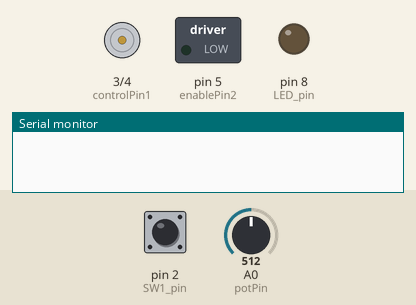
The sketch below on a simulated Arduino Uno, built with avr-gcc and run on an emulated ATmega328P. Parts: motor-driver pin pairs drawn as motors (green arrow = first pin HIGH = forward, orange = second pin HIGH = backward, longer = more drive, scaled by the enable pin), switched loads named in the sketch (green lamp = pin HIGH), output pins drawn as LEDs (lit = HIGH), the last lines printed to the serial monitor. Dashed ring = blinking. The inputs (shaded band) are chosen by the test bench; at power-on: pin 2 (SW1_pin) LOW, A0 (potPin) = 512.

Above: at 1.2 s.
1.3 s: pin 2 (SW1_pin) pulled HIGH for 1 s
At 2.7 s:
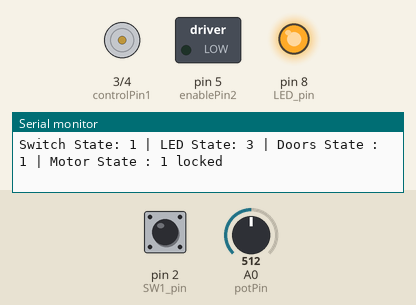
4.3 s: pin 2 (SW1_pin) pulled HIGH for 3.2 s
At 5.47 s:
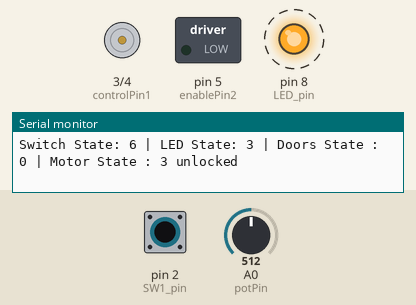
Timing chart, 0 to 8.2 s (numbered marks = the images above; inputs shaded):
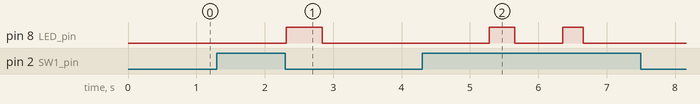

Measured:
- after the input at 1.3 s, pin 8 (LED_pin): LOW → HIGH after 1.0 s, → LOW 0.53 s later
- after the input at 4.3 s, pin 8 (LED_pin): alternates HIGH for 0.34 s and LOW for 0.70 s, 4 changes in all, then stays LOW, starting after 0.98 s

The sketch:

CDL.ino
```cpp
//lcd variables
//#include <LiquidCrystal.h>
//const int rs = 5, en = 6, d4 = 10, d5 =7, d6 = 12, d7 = 13;
//LiquidCrystal lcd(rs, en, d4, d5, d6, d7);


#include <avr/io.h>
#include <avr/interrupt.h>

//timer2 variables
volatile byte count;
byte reload = 0x138; // start 312
volatile int play;
//timer2 interrupt
ISR(TIMER1_COMPA_vect){
 //  count++;
   task();
   OCR1A=reload;
  }
//motor variables
const int controlPin1=3;
const int controlPin2=4;
const int enablePin=6;
const int enablePin2=5;
const int potPin = A0;
int motorSpeed=0;
int motorState;
int t0m1;
int tm1;
int t0m2;
int tm2;
bool aprins =false;

//led variables
int LED_pin=8;
int ledState=0;
int lastLedState=0;
int ledCounter=0;
int requiredBlinks=0;
int blinksCounter=0;
int t0l1=0;     //start led counter
int tl1=0;       //stop led counter


//switch variables
int SW1_pin=2;
int SW1=0;
int t0s1=0;     //start switch counter
int ts1=0;      //stop switch counter
int SWstate=1;
int lastSWstate=0;

int delta=0;

int go=1;
int doua=0;
//door variables
int doorState=0;    //door state
int lastDoorState=0;

void setup() {

    pinMode(SW1_pin,INPUT);
  pinMode(LED_pin,OUTPUT);
  //lcd.begin(16, 2);
  pinMode(controlPin1,OUTPUT);
  pinMode(controlPin2,OUTPUT);
  pinMode(enablePin, OUTPUT);
  digitalWrite(enablePin,LOW);
  Serial.begin(9600);

  //timer2 config
  cli();
  TCCR1A=0;
  TCCR1B=0;
  OCR1A=reload;
  TCCR1B = (1<<WGM12) | (1<<CS12) | (1<<CS10);
  TIMSK1 = (1<<OCIE1A);
  sei();
}
void loop() {
  /*  if(count==2){
       count=0;
       play=1;
       }
    while(play==1){*/

}

  void task(){
      motorSpeed=analogRead(potPin);
      SM_switch();
      SM_door();
      SM_led();
      SM_motors();
      if(doorState != lastDoorState){
        ledState=2;
        }
      if((lastSWstate !=SWstate) | (lastLedState != ledState)) {
      Serial.print("Switch State: "); Serial.print(SWstate);
      Serial.print(" | LED State: "); Serial.print(ledState);
      Serial.print(" | Doors State : ");Serial.print(doorState);
      Serial.print(" | Motor State : ");Serial.print(motorState);

      if(doorState==0){Serial.print(" unlocked");
      // lcd.setCursor(0,0);lcd.print("unlocked       ");
          }
      if(doorState==1){Serial.print(" locked");
     // lcd.setCursor(0,0);lcd.print("locked       ");
      }
      if(doorState==2){Serial.print(" doublelocked");
     // lcd.setCursor(0,0);lcd.print("2x locked    ");
      }
      Serial.println(" ");
      }
   play=0;


    }
  void clockwise(){
          digitalWrite(controlPin1,LOW);
          digitalWrite(controlPin2,HIGH);
  }
  void anticlockwise(){
          digitalWrite(controlPin1,HIGH);
          digitalWrite(controlPin2,LOW);
  }
void SM_motors(){
  switch(motorState){
    case 0:   //IDLE
    tm1=0;
    t0m1=0;
    tm2=0;
    t0m2=0;
    doua=0;
        if(doorState==1 && doorState != lastDoorState){t0m1=millis();clockwise();analogWrite(enablePin,motorSpeed);motorState=1;analogWrite(enablePin2,0); }
        if(doorState==2 && doorState != lastDoorState){t0m1=millis();t0m2=millis();clockwise();analogWrite(enablePin,motorSpeed);analogWrite(enablePin2,motorSpeed);motorState=2;}
        if(doorState==0 && doorState != lastDoorState){t0m1=millis();anticlockwise();analogWrite(enablePin,motorSpeed);
              if(SWstate==6){t0m2=millis();analogWrite(enablePin2,motorSpeed);
              }
              motorState=3;
}
    break;

    case 1:   //RUN
         tm1=millis();
         if(tm1-t0m1>=1000){analogWrite(enablePin,0);motorState=0;}
    break;
    case 2:
          tm1=millis();
          tm2=millis();
          if(tm1-t0m1 >= 2000){  analogWrite(enablePin,0);}
          if(tm2-t0m2 >= 3000){analogWrite(enablePin2,0); motorState=0;}
    break;

    case 3:
         tm1=millis();
         tm2=millis();
         if(tm1-t0m1 >= 3000 && go == 1){analogWrite(enablePin,0);}
         if(tm1-t0m1 >= 2000 && go == 2){analogWrite(enablePin,0);}
         if(tm2-t0m2 >= 3000){analogWrite(enablePin2,0);motorState=0; }
    break;
    }
  }
void SM_door(){
  lastDoorState = doorState;
  switch(doorState){
    case 0:     //UNLOCKED
        if(SWstate==4 && delta >=  800 ){requiredBlinks=1;doorState=1;go=0;}
    break;

    case 1:      //LOCKED
        if(SWstate==6 && delta >= 800){requiredBlinks=2;doorState=0;go=1;}
        if(SWstate==4 && delta >= 100 && delta <=800){doorState=2;requiredBlinks=3;go=1;}
    break;

    case 2:       //DOUBLE LOCKED
        if(SWstate==6 && delta >=800){requiredBlinks=2;doorState=0;go=2;}
    break;
    }
  }
void SM_switch(){
  SW1=digitalRead(SW1_pin);
  lastSWstate=SWstate;
  switch(SWstate){
    case 0:     //RESET
        SWstate=1;
          delta=0;
    break;

    case 1:   //WAIT
        if(SW1==HIGH){SWstate=2;  go=1;}
    break;

    case 2:     //ARMING
        t0s1=millis();
        SWstate=3;
    break;

    case 3:     //DRAWN
        ts1=millis();
        delta=ts1-t0s1;
        if(SW1==LOW){SWstate=4;break;}                          //pentru double locked
        if(ts1-t0s1>=800 && (doorState==1 || doorState==2)){SWstate=5;}     //din locked in unlocked
        if(ts1-t0s1>=800 && doorState==0){SWstate=3;}     //din unlocked in locked
    break;

    case 4:       //TRIGGERED
        SWstate=7;
    break;

    case 5:        //HOLDING
        SWstate=6;

    break;

    case 6:       //HIGH wait
        if(SW1==LOW){SWstate=7;delta=ts1-t0s1;}
    break;

    case 7:       //RELEASED

      SWstate=0;
      Serial.println(delta);
    break;
    }
  }
void SM_led(){
    lastLedState= ledState;
    switch(ledState){
      case 1 : //  wait
      break;

      case 2:
            t0l1=millis();
            ledState=3;
            digitalWrite(LED_pin,HIGH);
      break;

      case 3: //on
      tl1=millis();
        if(tl1-t0l1>=290){ledState=4;digitalWrite(LED_pin,LOW);t0l1=millis();blinksCounter++;}
      break;

      case 4: //turn off
        tl1=millis();
        if(tl1-t0l1>=690){ledState=3;digitalWrite(LED_pin,HIGH);t0l1=millis();}
        if(blinksCounter >= requiredBlinks){ledState=1;ledCounter=0;blinksCounter=0;}
      break;
}
}
```
